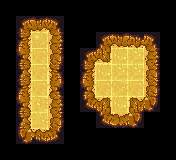

This is a level from a 2D game, rendered from its Tiled map with the project's own tilesets. A one-line summary and the complete map file follow:
An orthogonal 22x20 tile map with 8x8 px tiles, 1 tile layer (Backgrounds) and 5 objects (SQUID_DOWN, SWITCH, HERO, STAIRS, SPIKES).

<map version="1.10" tiledversion="1.10.1" orientation="orthogonal" renderorder="right-down" width="22" height="20" tilewidth="8" tileheight="8" infinite="0" nextlayerid="3" nextobjectid="15">
 <properties>
  <property name="DIRECTIONS" value="RDDL" />
  <property name="ITEMS" value="DOOR_SWITCHED,DOOR_SWITCHED_OPEN" />
  <property name="NAME" value="Squids, they have a mind of their own" />
 </properties>
 <tileset firstgid="1" source="../level.tsx" />
 <layer id="1" name="Backgrounds" width="22" height="20">
  <data encoding="csv">
0,0,0,0,0,0,0,0,0,0,0,0,0,0,0,0,0,0,0,0,0,0,
0,0,0,0,0,0,0,0,0,0,0,0,0,0,0,0,0,0,0,0,0,0,
0,0,1,2,3,4,2147483650,2147483649,0,0,0,0,0,0,0,0,0,0,0,0,0,0,
0,0,19,20,21,22,2147483668,2147483667,0,0,0,0,0,0,0,0,0,0,0,0,0,0,
0,0,145,146,51,52,147,148,0,0,0,0,1,2,7,8,9,10,2147483650,2147483649,0,0,
0,0,163,164,69,70,165,166,0,0,0,0,19,20,25,26,27,28,2147483668,2147483667,0,0,
0,0,181,182,49,50,183,184,0,0,1,2,1073741951,1073741952,39,40,41,42,147,148,0,0,
0,0,199,200,67,68,201,202,0,0,19,20,1073741933,1073741934,57,58,59,60,165,166,0,0,
0,0,37,38,49,50,2147483794,2147483793,0,0,145,146,39,40,41,42,41,42,183,184,0,0,
0,0,55,56,67,68,2147483812,2147483811,0,0,163,164,57,58,59,60,59,60,201,202,0,0,
0,0,145,146,49,50,2147483830,2147483829,0,0,181,182,49,50,47,48,49,50,183,184,0,0,
0,0,163,164,67,68,2147483848,2147483847,0,0,199,200,67,68,65,66,67,68,201,202,0,0,
0,0,181,182,43,44,147,148,0,0,1073741843,1073741844,109,110,39,40,2147483758,2147483757,2147483722,2147483721,0,0,
0,0,199,200,61,62,165,166,0,0,1073741825,1073741826,127,128,57,58,2147483776,2147483775,2147483740,2147483739,0,0,
0,0,37,38,45,46,183,184,0,0,0,0,1073741843,1073741844,1073741847,1073741848,2147483722,2147483721,0,0,0,0,
0,0,55,56,63,64,201,202,0,0,0,0,1073741825,1073741826,1073741829,1073741830,2147483740,2147483739,0,0,0,0,
0,0,73,74,77,78,3221225492,3221225491,0,0,0,0,0,0,0,0,0,0,0,0,0,0,
0,0,91,92,95,96,3221225474,3221225473,0,0,0,0,0,0,0,0,0,0,0,0,0,0,
0,0,0,0,0,0,0,0,0,0,0,0,0,0,0,0,0,0,0,0,0,0,
0,0,0,0,0,0,0,0,0,0,0,0,0,0,0,0,0,0,0,0,0,0
</data>
 </layer>
 <objectgroup id="2" name="Objects">
  <object id="8" name="SQUID_DOWN" x="40" y="40">
   <point />
  </object>
  <object id="9" name="SWITCH" x="40" y="72">
   <point />
  </object>
  <object id="10" name="HERO" x="120" y="56">
   <point />
  </object>
  <object id="11" name="STAIRS" x="104" y="72">
   <point />
  </object>
  <object id="14" name="SPIKES" x="136" y="72">
   <point />
  </object>
 </objectgroup>
</map>
